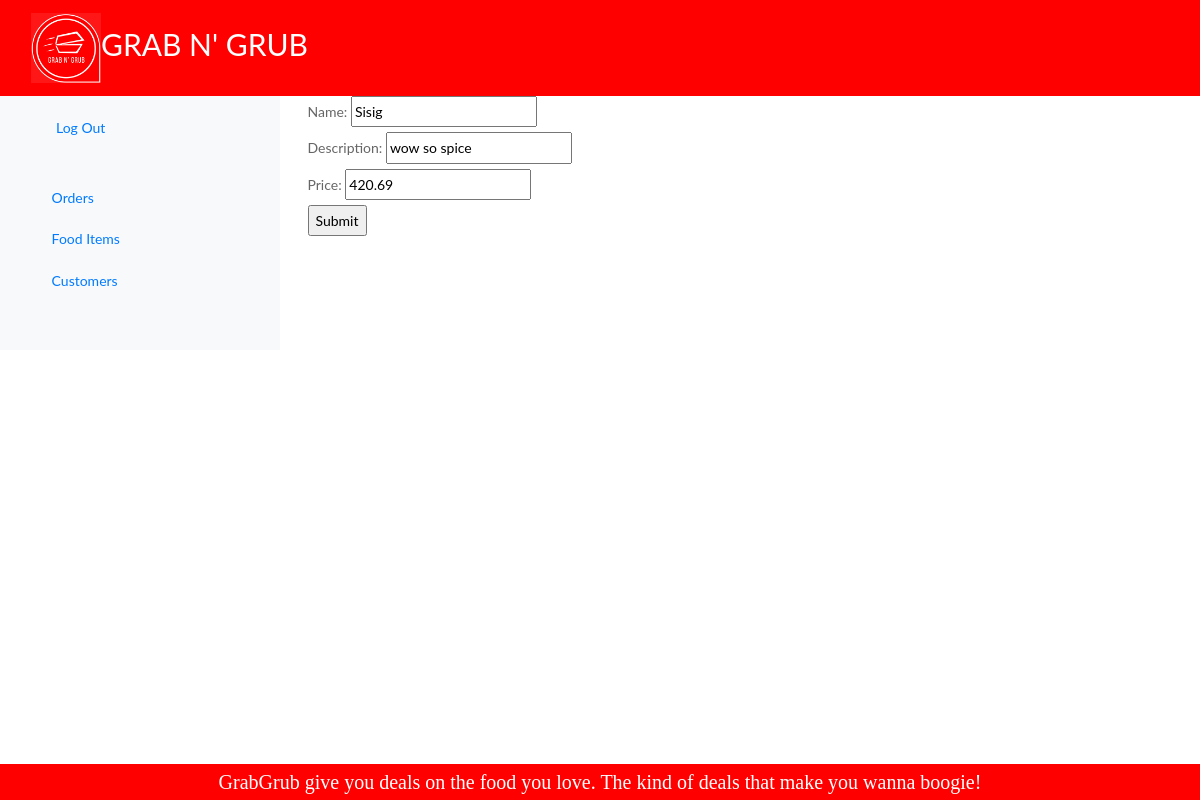
Screenshot of /food_update/1/ with the database file from the repository.
### Kiosk/models.py (models this page shows, shortened)
class Food(models.Model):
    name = models.CharField(max_length=300)
    description = models.CharField(max_length=2000)
    price = models.FloatField()
    created_at = models.DateTimeField(auto_now=True)
    objects = models.Manager()

### Kiosk/views.py (the view)
# urls.py: path('food_update/<int:pk>/', views.food_update, name='food_update'),
def food_update(request, pk):
    if(request.method == "POST"):
        name = request.POST.get('name')
        namecomparison = name.upper()
        description = request.POST.get('desc')
        price = request.POST.get('price')
        foodlist = Food.objects.filter(name__iexact = name)
        if len(foodlist) > 0:
            if name == foodlist[0].getName():
                Food.objects.filter(pk=pk).update(description = description, price = price)
                return redirect('food_detail', pk=pk)
            elif foodlist[0].getName().upper() == namecomparison:
                messages.info(request, 'Inputted the same food')
                return redirect('food_update', pk=pk)
        else:
            Food.objects.filter(pk=pk).update(name = name, description = description, price = price)
            return redirect('food_detail', pk=pk)
    else:
	    d = get_object_or_404(Food, pk=pk)
	    return render(request, 'Kiosk/food_update.html', {'d':d})

### Kiosk/templates/Kiosk/food_update.html
{% extends 'Kiosk/base.html' %}
{% load static %}
{% block content %}
<form action="{% url 'food_update' pk=d.pk %}" method="POST">{% csrf_token %}
<div>
    <label for="name">Name: </label>
    <input type="text" name="name" id="name" value="{{d.name}}" >
</div>
    <label for="desc">Description: </label>
    <input type="text" name="desc" id="desc" value="{{d.description}}">
<div>
    <label for="price">Price: </label>
    <input type="number" name="price" id="price" value="{{d.price}}" min="0">
</div>
    <input type="submit">
</form>
{% endblock %}

### Kiosk/templates/Kiosk/base.html (style rules this page uses)
body { margin: 0; font-family: "Lato", sans-serif; }

### rows the page displays
Food: name "Sisig", desc "wow so spice", price "420.69"
